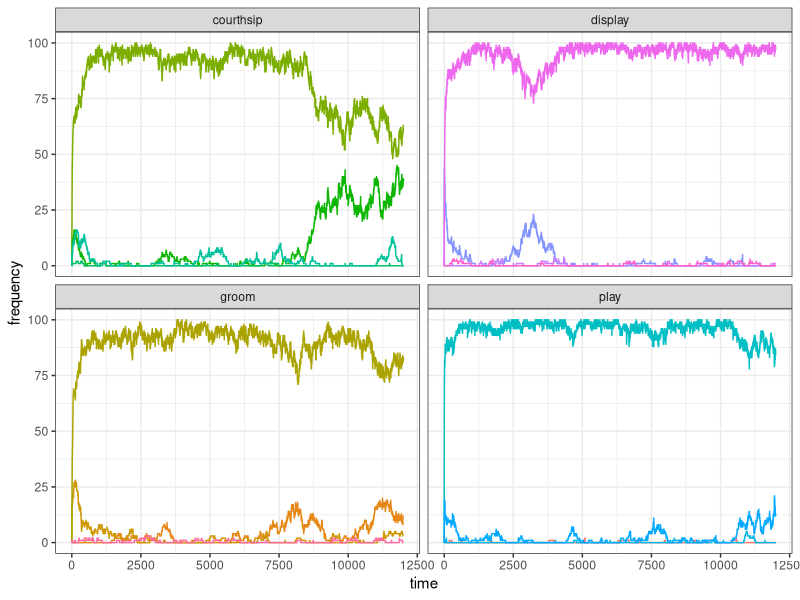

This chart was generated by the following R code: (Note: a time limit stopped this script after it produced the figure.)
library(tidyverse)

#
# set_oranzees_environment()
# function commons to all the tests
#

set_oranzees_environment <- function() {
  list_pop <- c("Uossob", "Iat Forest", "Ebmog", "Elaham", "Elabik", "Ognodub")
  output <- tibble(
    population = rep(list_pop, each = 38),
    behaviour = as.factor(rep(1:38, 6)),
    type = rep(c(rep("social", 16), rep("food-related", 22)), 6),
    category = rep(c(
      rep("play", 4), rep("display", 4), rep("groom", 4), rep("courthsip", 4),
      "A", "A", "A", "A", "B", "B", "B", "B", "C", "C", "C", "D", "D", "D", "E", "E", "F", "F", "G", "H", "I", "J"
    ), 6),
    nutrient = rep(c(rep(NA, 16), "Y", "Y", "Y", "Y", "Z", "Z", "Z", "Z", "Y", "Y", "Y", "Z", "Z", "Z", "Y", "Y", "Z", "Z", "Y", "Z", "Y", "Z"), 6),
    p_g = rep(NA, 38 * 6),
    p_e = rep(NA, 38 * 6)
  )

  env_or_x <- c(220, 230, 700, 705, 710, 750)
  env_or_y <- c(660, 610, 450, 430, 510, 550)

  # genetic predispositions:
  x_g <- sample(1:1000, 38)
  y_g <- sample(1:1000, 38)

  # ecological availability:
  x_e <- sample(1:1000, 38)
  y_e <- sample(1:1000, 38)

  for (i in 1:6) {
    for (behav in 1:38) {
      output[output$population == list_pop[i] & output$behaviour == behav, ]$p_g <- 1 - sqrt((x_g[behav] - env_or_x[i])^2 + (y_g[behav] - env_or_y[i])^2) / 1000

      if (behav > 16) { # only for food-related behaviours:
        output[output$population == list_pop[i] & output$behaviour == behav, ]$p_e <- 1 - sqrt((x_e[behav] - env_or_x[i])^2 + (y_e[behav] - env_or_y[i])^2) / 500
      }
    }
  }

  # replace negative values with 0s:
  if (dim(output[output$p_g < 0, ])[1] > 0) {
    output[output$p_g < 0, ]$p_g <- 0
  }
  if (dim(output[output$p_e < 0 & !is.na(output$p_e), ])[1] > 0) {
    output[output$p_e < 0 & !is.na(output$p_e), ]$p_e <- 0
  }

  # return the tibble:
  output
}

#############################################################################
#
# TEST FOR ONE RUN (only social behaviours)
#

test_oranzees1 <- function(t_max) {
  oranzees_environment <- set_oranzees_environment()
  test_environment <- oranzees_environment %>%
    filter(population == "Uossob")

  N <- 100

  pop <- matrix(c(rep(0, 38 * N), sample(1:300, N, replace = TRUE)), nrow = N, byrow = FALSE)

  output <- matrix(nrow = t_max, ncol = 16)

  for (t in 1:t_max) {
    output[t, ] <- colSums(pop[, 1:16])
    # demographic bit:
    pop[, 39] <- pop[, 39] + 1
    pop[pop[, 39] >= 720, ] <- 0
    old <- which(pop[, 39] > 300)
    dead <- sample(c(TRUE, FALSE), length(old), prob = c(.01, .99), replace = TRUE)
    pop[old[dead], ] <- 0
    # innovation bit:
    for (i in 1:N) {
      state <- ((sum(pop[i, 1:4]) >= 1) + (sum(pop[i, 5:8]) >= 1) + (sum(pop[i, 9:12]) >= 1) + (sum(pop[i, 13:16]) >= 1)) / 4
      p_state <- rnorm(1, mean = 1 - state, sd = 0.05)
      if (runif(1) < p_state) {
        p_peering <- rnorm(16, mean = colSums(pop[, 1:16]), sd = 1)
        p_peering[p_peering < 0] <- 0
        innovation_i <- sample(1:16, 1, prob = p_peering)
        if (runif(1) < test_environment$p_g[innovation_i]) {
          if (innovation_i <= 4) {
            pop[i, 1:4] <- 0
            pop[i, innovation_i] <- 1
          } else if (innovation_i > 4 & innovation_i <= 8) {
            pop[i, 5:8] <- 0
            pop[i, innovation_i] <- 1
          } else if (innovation_i > 8 & innovation_i <= 12) {
            pop[i, 9:12] <- 0
            pop[i, innovation_i] <- 1
          } else {
            pop[i, 13:16] <- 0
            pop[i, innovation_i] <- 1
          }
        }
      }
    }
  }
  output
}

t_max <- 12000
my_test <- test_oranzees1(t_max)

# PLOT

my_test <- gather(as_tibble(my_test), 1:16, key = "behaviour", value = "frequency")
data_to_plot <- tibble(
  behaviour = my_test$behaviour,
  frequency = my_test$frequency,
  time = rep(1:t_max, 16),
  category = c(rep("play", t_max * 4), rep("display", t_max * 4), rep("groom", t_max * 4), rep("courthsip", t_max * 4))
)

ggplot(data = data_to_plot) +
  geom_line(aes(x = time, y = frequency, color = behaviour)) +
  facet_wrap(~category) +
  theme_bw() +
  theme(legend.position = "none")

#############################################################################
#
# TEST FOR MULTIPLE RUNS WITH SAME INITIALISATION (only social behaviours)
#

test_oranzees2 <- function(t_max) {
  N <- 100
  pop <- matrix(c(rep(0, 38 * N), sample(1:300, N, replace = TRUE)), nrow = N, byrow = FALSE)

  for (t in 1:t_max) {

    # demographic bit:

    pop[, 39] <- pop[, 39] + 1
    pop[pop[, 39] >= 720, ] <- 0
    old <- which(pop[, 39] > 300)
    dead <- sample(c(TRUE, FALSE), length(old), prob = c(.01, .99), replace = TRUE)
    pop[old[dead], ] <- 0
    # innovation bit:
    for (i in 1:N) {
      state <- ((sum(pop[i, 1:4]) >= 1) + (sum(pop[i, 5:8]) >= 1) + (sum(pop[i, 9:12]) >= 1) + (sum(pop[i, 13:16]) >= 1)) / 4
      p_state <- rnorm(1, mean = 1 - state, sd = 0.05)
      if (runif(1) < p_state) {
        p_peering <- rnorm(16, mean = colSums(pop[, 1:16]))
        p_peering[p_peering < 0] <- 0
        innovation_i <- sample(1:16, 1, prob = p_peering)
        if (runif(1) < test_environment$p_g[innovation_i]) {
          if (innovation_i <= 4) {
            pop[i, 1:4] <- 0
            pop[i, innovation_i] <- 1
          } else if (innovation_i > 4 & innovation_i <= 8) {
            pop[i, 5:8] <- 0
            pop[i, innovation_i] <- 1
          } else if (innovation_i > 8 & innovation_i <= 12) {
            pop[i, 9:12] <- 0
            pop[i, innovation_i] <- 1
          } else {
            pop[i, 13:16] <- 0
            pop[i, innovation_i] <- 1
          }
        }
      }
    }
  }
  output <- colSums(pop[, 1:16])
}


oranzees_environment <- set_oranzees_environment()
test_environment <- oranzees_environment %>%
  filter(population == "Uossob")

n_run <- 10
t_max <- 12000
gene_test1 <- matrix(nrow = n_run, ncol = 16)
for (run in 1:n_run) {
  gene_test1[run, ] <- test_oranzees2(t_max)
}

write(t(gene_test1), file = "output/social_test1.csv", ncolumns = 16)
write(test_environment$p_g[1:16], file = "output/social_test1_p_g.csv", ncolumns = 1)

# PLOT:
library(reshape2)
results <- as.matrix(read.table("output/gene_test1.csv"))
colnames(results) <- 1:16

as_tibble(melt(results, varnames = c("run", "behaviour"), value.name = "frequency")) %>%
  mutate(run = as_factor(run), behaviour = as_factor(behaviour)) %>%
  add_column(category = as_factor(c(rep("play", 40), rep("display", 40), rep("groom", 40), rep("courthsip", 40)))) %>%
  ggplot() +
  geom_raster(aes(x = behaviour, y = run, fill = frequency)) +
  facet_wrap(~category, scales = "free") +
  scale_fill_gradient(low = "grey90", high = "red") +
  theme_bw()

#############################################################################
#
# TEST FOR ONE RUN (only food behaviours)
#

test_oranzees3 <- function(t_max) {
  oranzees_environment <- set_oranzees_environment()
  test_environment <- oranzees_environment %>%
    filter(population == "Uossob")
  
  N <- 100
  
  pop <- matrix(c(rep(0, 38 * N), sample(1:300, N, replace = TRUE)), nrow = N, byrow = FALSE)
  
  output <- matrix(nrow = t_max, ncol = 22)
  
  for (t in 1:t_max) {
    output[t, ] <- colSums(pop[, 17:38])
    # demographic bit:
    pop[, 39] <- pop[, 39] + 1
    pop[pop[, 39] >= 720, ] <- 0
    old <- which(pop[, 39] > 300)
    dead <- sample(c(TRUE, FALSE), length(old), prob = c(.01, .99), replace = TRUE)
    pop[old[dead], ] <- 0
    # innovation bit:
    for (i in 1:N) {
      nut_y <- sum(pop[i, 17:20]) + sum(pop[i, 25:27]) + sum(pop[i, 31:32]) + pop[i, 35] + pop[i, 37]
      nut_z <- sum(pop[i, 21:24]) + sum(pop[i, 28:30]) + sum(pop[i, 33:34]) + pop[i, 36] + pop[i, 38]
      state <- (sum(nut_y + nut_z) - abs(nut_y - nut_z)) / 10 
      p_state <- rnorm(1, mean = 1 - state, sd = .05)
      if (runif(1) < p_state) {
        p_peering <- rnorm(22, mean = colSums(pop[, 17:38]), sd = 1)
        p_peering[p_peering < 0] <- 0
        innovation_i <- sample(17:38, 1, prob = p_peering)
        if (runif(1) < (test_environment$p_g[innovation_i] * test_environment$p_e[innovation_i])) {
          if (innovation_i <= 20) {
            pop[i, 17:20] <- 0
            pop[i, innovation_i] <- 1
          } else if (innovation_i > 20 & innovation_i <= 24) {
            pop[i, 21:24] <- 0
            pop[i, innovation_i] <- 1
          } else if (innovation_i > 24 & innovation_i <= 27) {
            pop[i, 25:27] <- 0
            pop[i, innovation_i] <- 1
          } else if (innovation_i > 27 & innovation_i <= 30) {
            pop[i, 28:30] <- 0
            pop[i, innovation_i] <- 1
          } else if (innovation_i > 30 & innovation_i <= 32) {
            pop[i, 31:32] <- 0
            pop[i, innovation_i] <- 1
          } else if (innovation_i > 32 & innovation_i <= 34) {
            pop[i, 33:34] <- 0
            pop[i, innovation_i] <- 1
          } else {
            pop[i, innovation_i] <- 1
          }
        }
      }
    }
  }
  output
}
t_max <- 1000
my_test <- test_oranzees3(t_max)

# PLOT

my_test <- gather(as_tibble(my_test), 1:22, key = "behaviour", value = "frequency")
data_to_plot <- tibble(
  behaviour = my_test$behaviour,
  frequency = my_test$frequency,
  time = rep(1:t_max, 22),
  category = as_factor(c(
    rep("A", t_max * 4), rep("B", t_max * 4), rep("C", t_max * 3), rep("D", t_max * 3),
    rep("E", t_max * 2), rep("F", t_max * 2), rep("G", t_max), rep("H", t_max),
    rep("I", t_max), rep("J", t_max)
  ))
)

ggplot(data = data_to_plot) +
  geom_line(aes(x = time, y = frequency, color = behaviour)) +
  facet_wrap(~category) +
  theme_bw() +
  theme(legend.position = "none")

#############################################################################
#
# TEST FOR MULTIPLE RUNS WITH SAME INITIALISATION (only food behaviours)
#

test_oranzees4 <- function(t_max) {
  N <- 100
  
  pop <- matrix(c(rep(0, 38 * N), sample(1:300, N, replace = TRUE)), nrow = N, byrow = FALSE)
  
  for (t in 1:t_max) {
    # demographic bit:
    pop[, 39] <- pop[, 39] + 1
    pop[pop[, 39] >= 720, ] <- 0
    old <- which(pop[, 39] > 300)
    dead <- sample(c(TRUE, FALSE), length(old), prob = c(.01, .99), replace = TRUE)
    pop[old[dead], ] <- 0
    # innovation bit:
    for (i in 1:N) {
      nut_y <- sum(pop[i, 17:20]) + sum(pop[i, 25:27]) + sum(pop[i, 31:32]) + pop[i, 35] + pop[i, 37]
      nut_z <- sum(pop[i, 21:24]) + sum(pop[i, 28:30]) + sum(pop[i, 33:34]) + pop[i, 36] + pop[i, 38]
      state <- (sum(nut_y + nut_z) - abs(nut_y - nut_z)) / 10 
      p_state <- rnorm(1, mean = 1 - state, sd = .05)
      if (runif(1) < p_state) {
        p_peering <- rnorm(22, mean = colSums(pop[, 17:38]), sd = 1)
        p_peering[p_peering < 0] <- 0
        innovation_i <- sample(17:38, 1, prob = p_peering)
        if (runif(1) < (test_environment$p_g[innovation_i] * test_environment$p_e[innovation_i])) {
          if (innovation_i <= 20) {
            pop[i, 17:20] <- 0
            pop[i, innovation_i] <- 1
          } else if (innovation_i > 20 & innovation_i <= 24) {
            pop[i, 21:24] <- 0
            pop[i, innovation_i] <- 1
          } else if (innovation_i > 24 & innovation_i <= 27) {
            pop[i, 25:27] <- 0
            pop[i, innovation_i] <- 1
          } else if (innovation_i > 27 & innovation_i <= 30) {
            pop[i, 28:30] <- 0
            pop[i, innovation_i] <- 1
          } else if (innovation_i > 30 & innovation_i <= 32) {
            pop[i, 31:32] <- 0
            pop[i, innovation_i] <- 1
          } else if (innovation_i > 32 & innovation_i <= 34) {
            pop[i, 33:34] <- 0
            pop[i, innovation_i] <- 1
          } else {
            pop[i, innovation_i] <- 1
          }
        }
      }
    }
  }
  output <- colSums(pop[, 17:38])
}

oranzees_environment <- set_oranzees_environment()
test_environment <- oranzees_environment %>%
  filter(population == "Uossob")

n_run <- 10
t_max <- 12000
food_test1 <- matrix(nrow = n_run, ncol = 22)
for (run in 1:n_run) {
  tic()
  food_test1[run, ] <- test_oranzees4(t_max)
  print(run)
  toc()
}
write(t(food_test1), file = "output/food_test2.csv", ncolumns = 22)
write(test_environment$p_g[17:38], file = "output/food_test2_p_g.csv", ncolumns = 1)
write(test_environment$p_e[17:38], file = "output/food_test2_p_e.csv", ncolumns = 1)


# PLOT:

library(reshape2)
results <- as.matrix(read.table("output/food_test2.csv"))
colnames(results) <- 17:38

as_tibble(melt(results, varnames = c("run", "behaviour"), value.name = "frequency")) %>%
  mutate(run = as_factor(run), behaviour = as_factor(behaviour)) %>%
  add_column(category = as_factor(c(
    rep("A", 40), rep("B", 40), rep("C", 30), rep("D", 30),
    rep("E", 20), rep("F", 20), rep("G", 10), rep("H", 10),
    rep("I", 10), rep("J", 10)
  ))) %>%
  ggplot() +
  geom_raster(aes(x = behaviour, y = run, fill = frequency)) +
  facet_wrap(~category, scales = "free") +
  scale_fill_gradient(low = "grey90", high = "red") +
  theme_bw()
